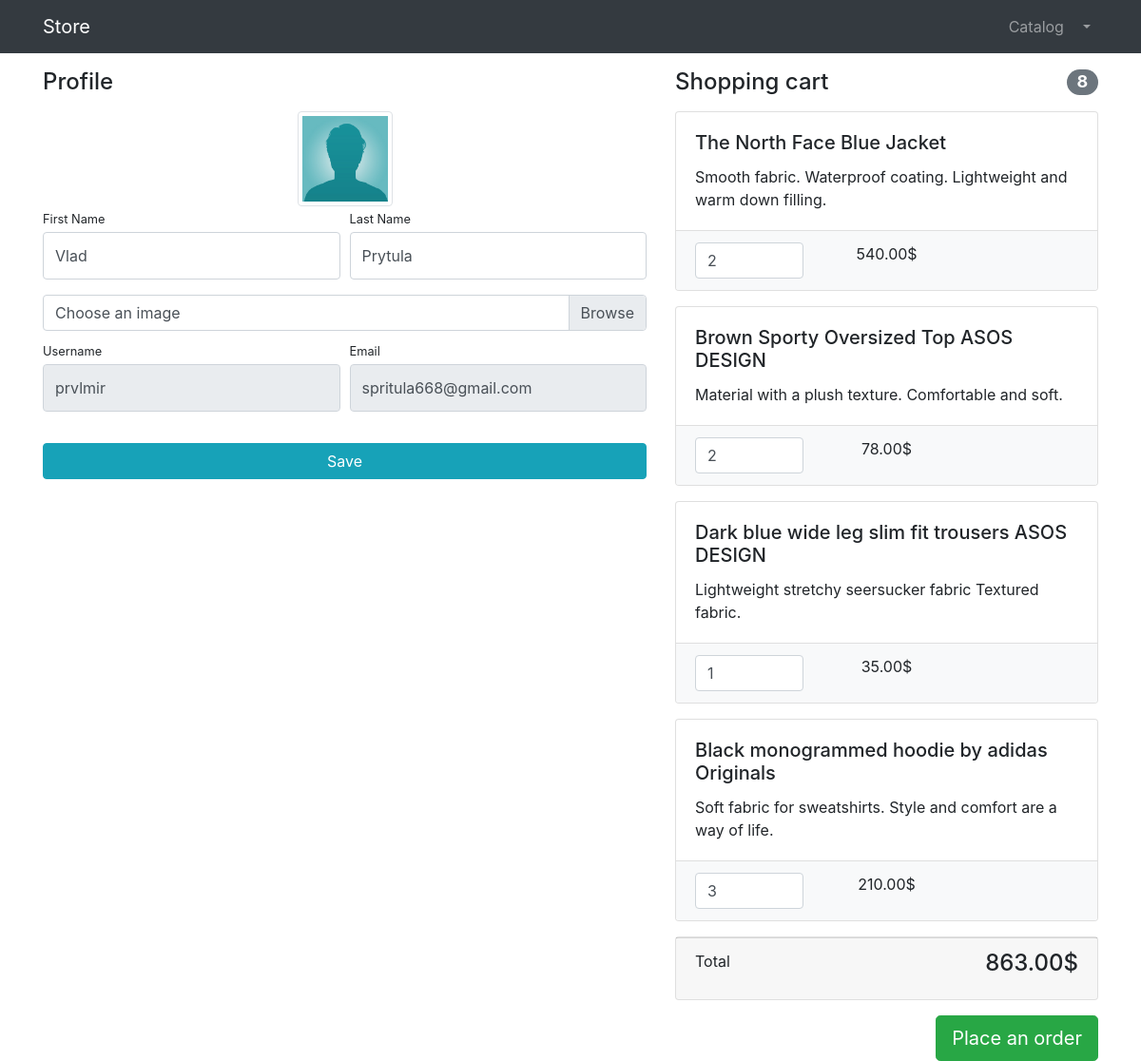
Page /users/profile/ (signed in) on the committed database.
### users/models.py (models this page shows)
class User(AbstractUser):
    image = models.ImageField(upload_to='users_images', null=True, blank=True)

### products/models.py (models this page shows, shortened)
class Basket(models.Model):
    user = models.ForeignKey(to=User, on_delete=models.CASCADE)
    product = models.ForeignKey(to=Product, on_delete=models.CASCADE)
    quantity = models.PositiveSmallIntegerField(default=0)
    created_timestamp = models.DateTimeField(auto_now_add=True)
    objects = BasketQuerySet.as_manager()
    def sum(self):
        return self.product.price * self.quantity

class Product(models.Model):
    name = models.CharField(max_length=256)
    description = models.TextField()
    price = models.DecimalField(max_digits=10, decimal_places=2)
    quantity = models.PositiveIntegerField(default=0)
    image = models.ImageField(upload_to='products_images')
    category = models.ForeignKey(to=ProductCategory, on_delete=models.CASCADE)

### users/views.py (the view, shortened to what this page needs)
# urls.py: path('profile/', profile, name='profile'),
@login_required
def profile(request):
    form = UserProfileForm(instance=request.user)
    context = {
        'title':'Store - Profile',
        'form': form,
        'baskets': Basket.objects.filter(user=request.user)
               }
    return render(request, 'users/profile.html', context)

### users/forms.py
class UserProfileForm(UserChangeForm):
    first_name = forms.CharField(widget=forms.TextInput(attrs={
        'class': 'form-control py-4'
    }))
    last_name = forms.CharField(widget=forms.TextInput(attrs={
        'class': 'form-control py-4'
    }))
    image = forms.ImageField(widget=forms.FileInput(attrs={
        'class': 'custom-file-input'
    }), required=False)
    username = forms.CharField(widget=forms.TextInput(attrs={
        'class': 'form-control py-4',
        'readonly': True
    }))
    email = forms.EmailField(widget=forms.EmailInput(attrs={
        'class': 'form-control py-4',
        'readonly': True
    }))
    class Meta:
        model = User
        fields = ('first_name', 'last_name', 'image', 'username', 'email')

### products/models.py (called while the page is built)
    def total_sum(self):
        return sum(basket.sum() for basket in self)

    def total_quantity(self):
        return sum(basket.quantity for basket in self)

### users/templates/users/profile.html (shortened to what this page needs)
{% extends 'products/base.html' %}
{% load static %}
{% block css %}
    <link href="{% static 'vendor/css/profile.css' %}" rel="stylesheet">
{% endblock %}
{% block content %}
    <div class="container">
    <div class="row">
        <div class="col-lg-7">
            <h4 class="mt-3 mb-3">Profile</h4>
            <div class="col-lg-12 text-center">
                <img width="100" height="100"
                     src="{% if user.image %} {{ user.image.url }} {% else %} {% static 'vendor/img/users/default_avatar.jpg' %} {% endif %}"
                     class="img-thumbnail">
            </div>
            <form action="{% url 'users:profile' %}" method="post" enctype="multipart/form-data">
                <div class="form-row">
                    <div class="col-lg-6">
                        <div class="form-group">
                            <label class="small mb-1" for="{{ form.first_name.id_for_label }}">First Name</label>
                            {{ form.first_name }}
                        </div>
                    </div>
                    <div class="col-lg-6">
                        <div class="form-group">
                            <label class="small mb-1" for="{{ form.last_name.id_for_label }}">Last Name</label>
                            {{ form.last_name }}
                        </div>
                    </div>
                </div>
                <div class="form-row mb-2">
                    <div class="col-lg-12">
                        <div class="custom-file">
                            <label class="custom-file-label" for="{{ form.image.id_for_label }}">Choose an image</label>
                        </div>
                    </div>
                </div>
                <div class="form-row">
                    <div class="col-lg-6">
                        <label class="small mb-1" for="{{ form.username.id_for_label }}">Username</label>
                        {{ form.username }}
                    </div>
                    <div class="col-lg-6">
                        <label class="small mb-1" for="{{ form.email.id_for_label }}">Email</label>
                        {{ form.email }}
                    </div>
                </div>
                <div class="form-row">
                    <div class="col-lg-12" style="margin-top: 33px;">
                        <input class="btn btn-info btn-block" type="submit" value="Save">
                    </div>
                </div>
            </form>
        </div>
        <div class="col-lg-5">
            {% include 'products/basket.html' %}
        </div>
    </div>
</div>
{% endblock %}

### products/templates/products/basket.html (shortened to what this page needs)
{% if baskets %}
    <h4 class="mt-3 mb-3 d-flex justify-content-between align-items-center mb-3">
        Shopping cart <span class="badge badge-secondary badge-pill">{{ baskets.total_quantity }}</span>
    </h4>
    {% for basket in baskets %}
        <div class="card mb-3">
        <div class="card-body">
            <h5 class="card-title">{{ basket.product.name }}</h5>
            <p class="card-text">{{ basket.product.description }}</p>
        </div>
        <ul class="list-group list-group-flush">
            <li class="list-group-item bg-light">
                <div class="row text-center">
                    <div class="col-lg-4">
                        <input name="basketID" type="number" class="form-control"
                               value="{{ basket.quantity }}" min="0">
                    </div>
                    <div class="col-lg-4">{{ basket.sum }}$</div>
                    <div class="col-lg-4">
                    </div>
                </div>
            </li>
        </ul>
    </div>
    {% endfor %}
    <div class="card mb-3">
        <div class="card-footer">
            <p class="float-left">Total</p>
            <h4 class="float-right">{{ baskets.total_sum }}$</h4>
        </div>
    </div>
    <a class="btn btn-success btn-lg float-right" href="../orders/order-create.html">
        Place an order
    </a>
{% else %}
    <h4 class="mt-3 mb-3 text-center">
        Shopping cart is empty
    </h4>
{% endif %}

### rows in the picture
User: image (picture), first_name "Vlad", last_name "Prytula", username "prvlmir", email "spritula668@gmail.com"
Basket: total_quantity "8", product.name "The North Face Blue Jacket", product.description "Smooth fabric. Waterproof coating. Lightweight and warm down filling.", basketID "2", sum "540.00", total_sum "863.00"
Basket: product.name "Brown Sporty Oversized Top ASOS DESIGN", product.description "Material with a plush texture. Comfortable and soft.", basketID "2", sum "78.00"
Basket: product.name "Dark blue wide leg slim fit trousers ASOS DESIGN", product.description "Lightweight stretchy seersucker fabric Textured fabric.", basketID "1", sum "35.00"
Basket: product.name "Black monogrammed hoodie by adidas Originals", product.description "Soft fabric for sweatshirts. Style and comfort are a way of life.", basketID "3", sum "210.00"
